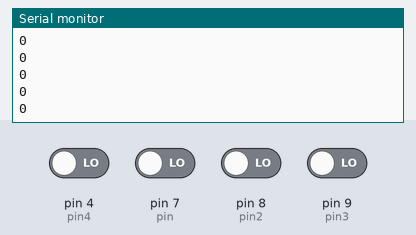
The sketch below on a simulated Arduino Uno, built with avr-gcc and run on an emulated ATmega328P. On the bench: the last lines printed to the serial monitor. The test bench sets the inputs (shaded band); at power-on: pin 4 (pin4), pin 7 (pin), pin 8 (pin2), pin 9 (pin3) LOW.

Above: at 1.2 s.
1.3 s: pin 4 (pin4) driven HIGH
At 2.0 s:
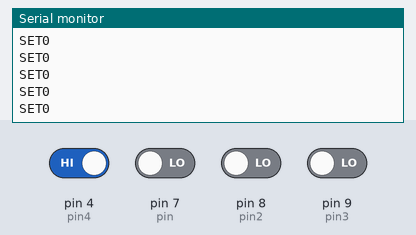
3.2 s: pin 7 (pin) driven HIGH
At 4.2 s:
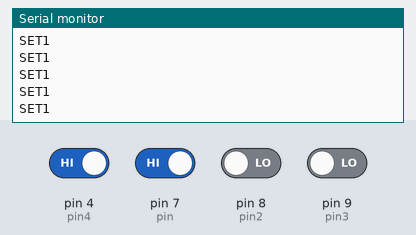
6.2 s: pin 8 (pin2) driven HIGH
9.2 s: pin 9 (pin3) driven HIGH
At 9.8 s:
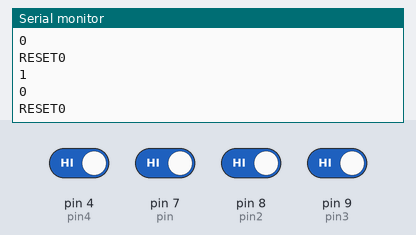
10.7 s: pin 7 (pin) driven LOW
At 11.2 s:
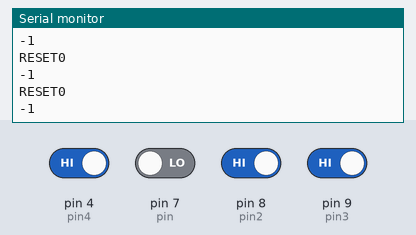
13.7 s: pin 8 (pin2) driven LOW
Timing chart, 0 to 13.8 s (numbered marks = the images above; inputs shaded):
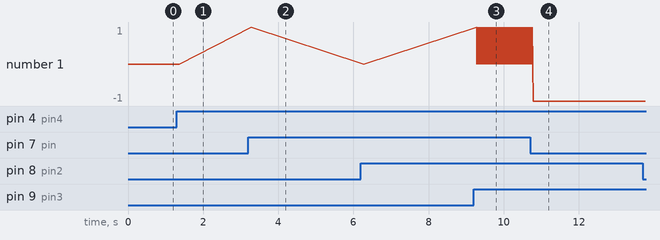

The sketch:

increasing_decreZing.ino
```cpp
/*
  USE >> Arduino UNO
  ##Input Pin(Connect push button with pull down resistor)
  PIN 7 >> Increasing ++
  PIN 8 >> Decreasing --
  PIN 9 >> RESET
  PIN 4 >> SET

*/

int pp, cc = 0;
int pin = 7;
int pin2 = 8;
int pin3 = 9;
int pin4 = 4;
int ccc = 0;
int bbb = 0;

void setup() {
  pinMode(pin, INPUT);
  pinMode(pin2, INPUT);
  pinMode(pin3, INPUT);
  pinMode(pin4, INPUT);

  Serial.begin(9600);

}

void loop() {

  int input = digitalRead(pin);
  int input2 = digitalRead(pin2);
  int input3 = digitalRead(pin3);
  int input4 = digitalRead(pin4);
  Serial.println(cc);
  //Increasing
  if (input == 1 && ccc == 0)
  {

    cc++;

    ccc = !ccc;
  }

  else if (input == 0 && ccc == 1 )
  {
    ccc = 0;
  }

  //Decreasing
  else if (input2 == 1 && bbb == 0 )
  {
    cc--;

    bbb = !bbb;
  }

  else if (input2 == 0 && bbb == 1 )
  {
    bbb = 0;
  }

  //Reset

  else if (input3 == 1 )
  {
    Serial.print("RESET");
    pp = 0 ;
    cc  = 0 ;
    ccc  = 0 ;
    bbb = 0 ;
  }

  // SET

  else if (input4 == 1 )
  {
    //Statement
    Serial.print("SET");
  }


  else
  {

  }
}
```

Measured:
- after the input at 1.3 s, the serial monitor: prints a new line after 0.07 s (image 1)
- after the input at 3.2 s, the serial monitor: prints a new line after 0.08 s (image 2)
- after the input at 9.2 s, the serial monitor: prints a new line after 0.07 s (image 3)
- after the input at 10.7 s, the serial monitor: prints a new line after 0.08 s (image 4)
- plotted number 1: 0 → 1 after the input at 3.2 s, 0 → -1 after the input at 10.7 s
